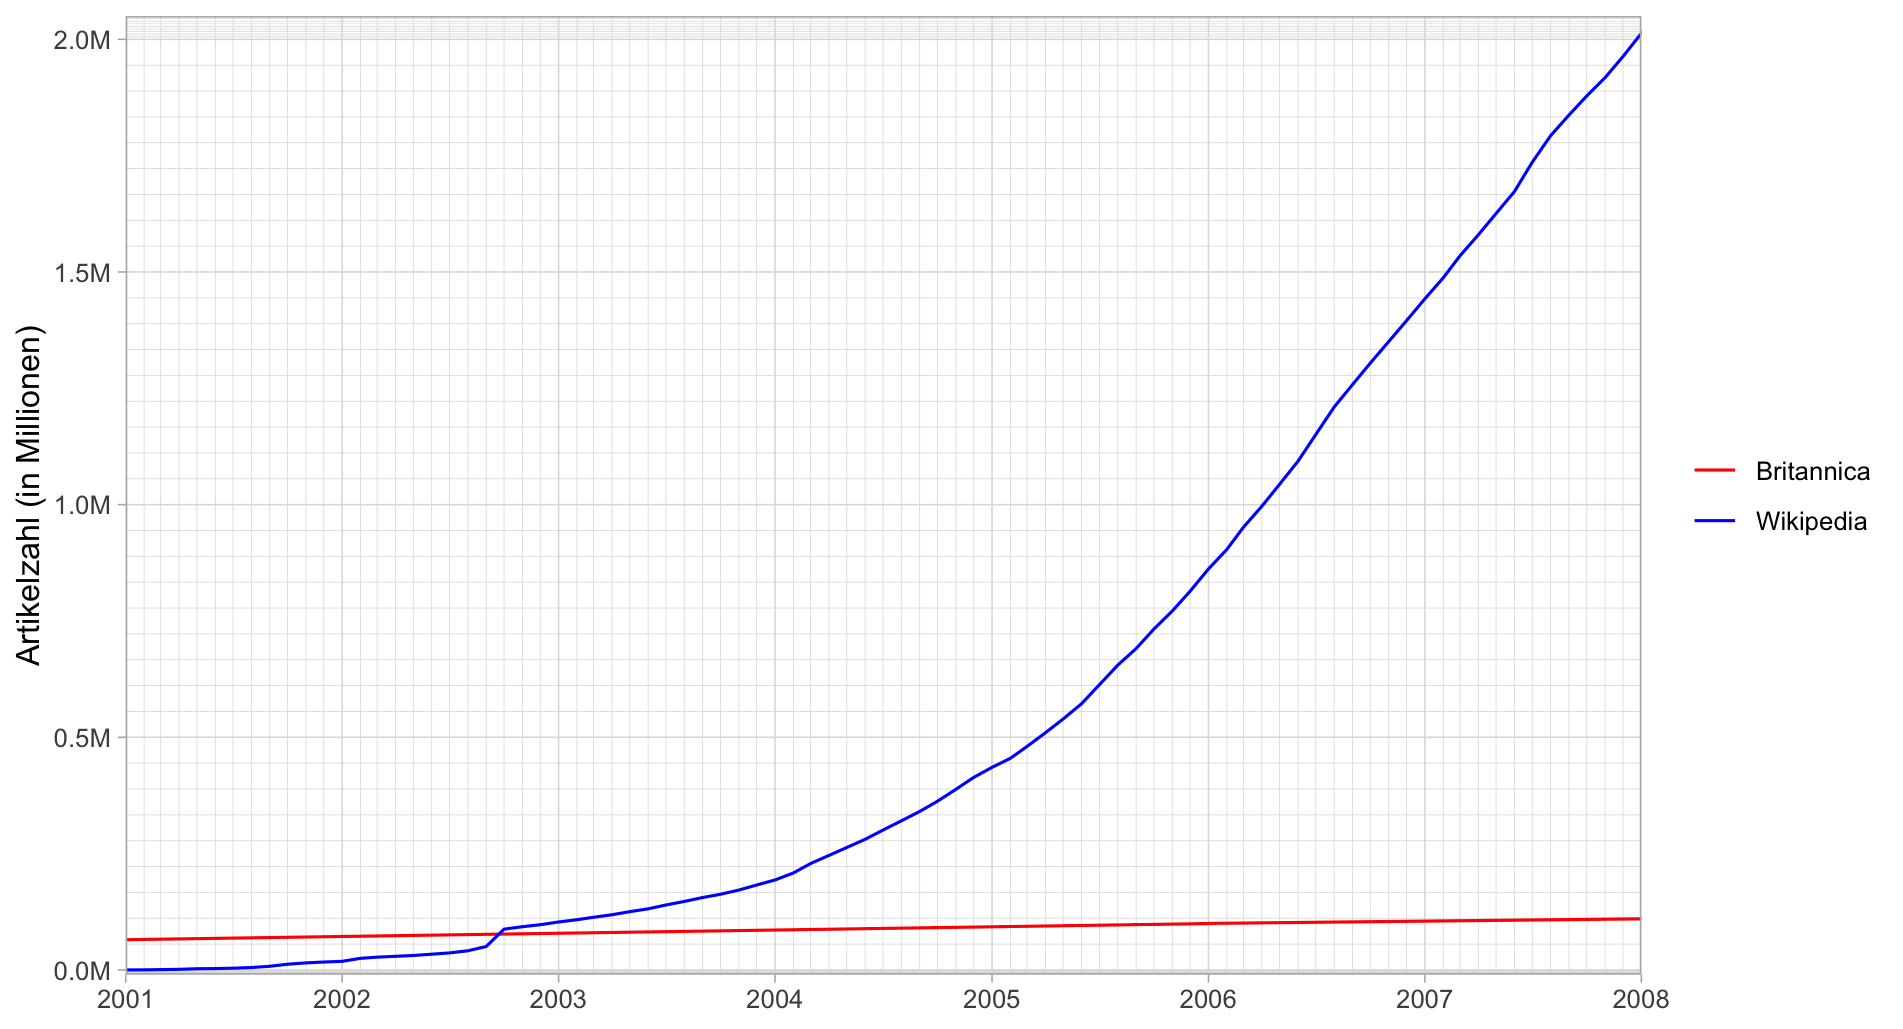

R code for this plot:
library(jsonlite)
library(tidyverse)
library(scales)

wiki <- jsonlite::fromJSON("wikipedia.json")
wiki <- as_tibble(wiki$data)
colnames(wiki) <- c("time", "article")

wiki$time <- lubridate::ym(wiki$time)
wiki$article <- as.double(wiki$article)
wiki$source <- "wiki"


brit <- as_tibble(list(
  time = lubridate::ym(c("2001-01", "2006-01", "2010-1")),
  article = c(65000, 100000, 120000),
  source = "brit"
))


data <- rbind(brit, wiki)



p <- data |>
  ggplot(aes(time, article, color=source)) +
  geom_line() +
  scale_color_manual(
    values = c("red", "blue"),
    labels = c("Britannica", "Wikipedia")
  ) + 
  coord_cartesian(
    xlim = c(ym("2001-01", "2008-01")),
    ylim = c(-1e4, 2.05e6)
  ) + 
  scale_x_date(
    date_breaks = "1 year",
    date_minor_breaks = "1 month",
    date_labels = "%Y",
    expand = c(0,0)
  ) +   scale_y_continuous(
    labels = label_number(scale = 1e-6, suffix = "M"),
    minor_breaks = scales::minor_breaks_n(10),
    expand = c(0,0)
  ) + 
  theme_light() + 
  ylab("Artikelzahl (in Millionen)") + 
  labs(x = NULL) + 
  theme(legend.title = element_blank())
